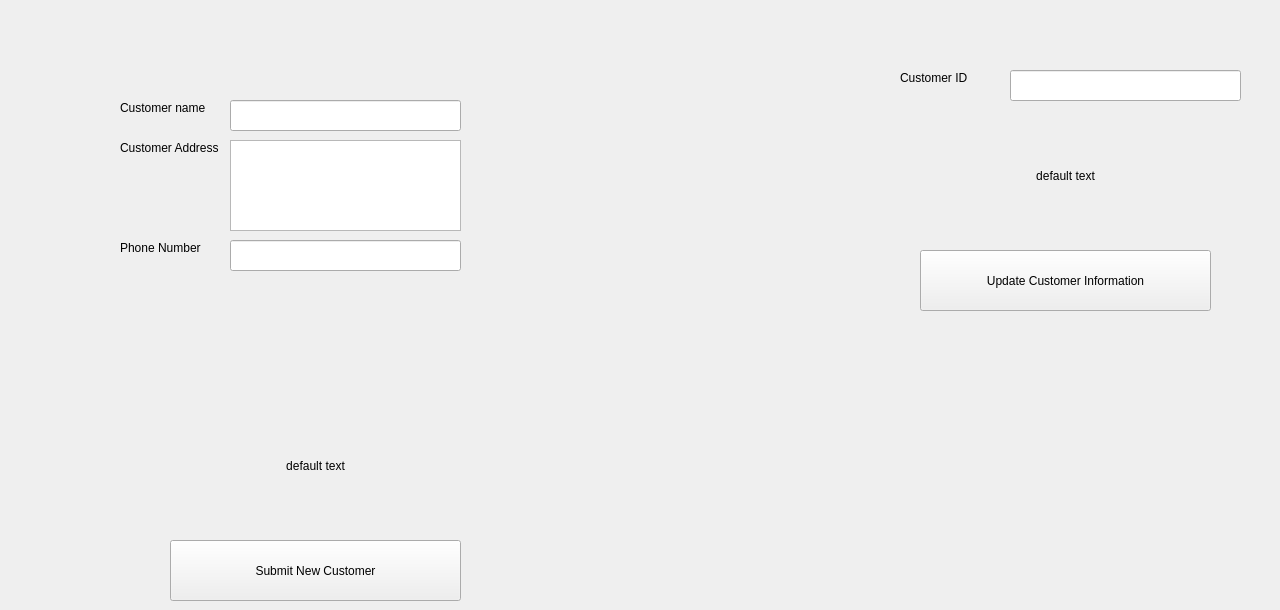
   <widget class="QWidget" name="AddCustomers">
    <attribute name="title">
     <string>Add Customer</string>
    </attribute>
    <widget class="QLineEdit" name="CustomerPhone">
     <property name="geometry">
      <rect>
       <x>230</x>
       <y>240</y>
       <width>231</width>
       <height>31</height>
      </rect>
     </property>
    </widget>
    <widget class="QLabel" name="label_6">
     <property name="geometry">
      <rect>
       <x>120</x>
       <y>240</y>
       <width>91</width>
       <height>16</height>
      </rect>
     </property>
     <property name="text">
      <string>Phone Number</string>
     </property>
    </widget>
    <widget class="QLabel" name="ConfirmationOfNewCustomerTextBox">
     <property name="geometry">
      <rect>
       <x>110</x>
       <y>400</y>
       <width>411</width>
       <height>131</height>
      </rect>
     </property>
     <property name="text">
      <string>default text</string>
     </property>
     <property name="alignment">
      <set>Qt::AlignmentFlag::AlignCenter</set>
     </property>
    </widget>
    <widget class="QPushButton" name="SubmitNewCustomer">
     <property name="geometry">
      <rect>
       <x>170</x>
       <y>540</y>
       <width>291</width>
       <height>61</height>
      </rect>
     </property>
     <property name="text">
      <string>Submit New Customer</string>
     </property>
    </widget>
    <widget class="QLabel" name="label_7">
     <property name="geometry">
      <rect>
       <x>120</x>
       <y>100</y>
       <width>91</width>
       <height>16</height>
      </rect>
     </property>
     <property name="text">
      <string>Customer name</string>
     </property>
    </widget>
    <widget class="QLineEdit" name="CustomerName">
     <property name="geometry">
      <rect>
       <x>230</x>
       <y>100</y>
       <width>231</width>
       <height>31</height>
      </rect>
     </property>
    </widget>
    <widget class="QLabel" name="label_8">
     <property name="geometry">
      <rect>
       <x>120</x>
       <y>140</y>
       <width>101</width>
       <height>16</height>
      </rect>
     </property>
     <property name="text">
      <string>Customer Address</string>
     </property>
    </widget>
    <widget class="QTextEdit" name="CustomerAddress">
     <property name="geometry">
      <rect>
       <x>230</x>
       <y>140</y>
       <width>231</width>
       <height>91</height>
      </rect>
     </property>
    </widget>
    <widget class="QLabel" name="ConfirmationOfUpdateCustomerTextBox">
     <property name="geometry">
      <rect>
       <x>860</x>
       <y>110</y>
       <width>411</width>
       <height>131</height>
      </rect>
     </property>
     <property name="text">
      <string>default text</string>
     </property>
     <property name="alignment">
      <set>Qt::AlignmentFlag::AlignCenter</set>
     </property>
    </widget>
    <widget class="QPushButton" name="SubmitUpdateCustomer">
     <property name="geometry">
      <rect>
       <x>920</x>
       <y>250</y>
       <width>291</width>
       <height>61</height>
      </rect>
     </property>
     <property name="text">
      <string>Update Customer Information</string>
     </property>
    </widget>
    <widget class="QLabel" name="label_45">
     <property name="geometry">
      <rect>
       <x>900</x>
       <y>70</y>
       <width>91</width>
       <height>16</height>
      </rect>
     </property>
     <property name="text">
      <string>Customer ID</string>
     </property>
    </widget>
    <widget class="QLineEdit" name="UpdateCustomerID">
     <property name="geometry">
      <rect>
       <x>1010</x>
       <y>70</y>
       <width>231</width>
       <height>31</height>
      </rect>
     </property>
    </widget>
   </widget>
